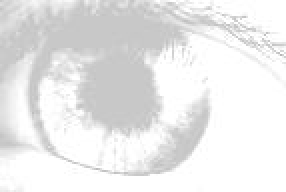
#> input picture Images/eye2.jpg, 143 x 96 px, found by its file name (shown 2 times larger)
$ python adaptive_thresh.py
#> lines starting #> are read from the running program, lines starting #| are printed output that depends on the picture; after the words box and inside, x2 and y2 are one past the last pixel; in counts of white or black regions, pixels touching at a corner belong together
# -*- coding: utf-8 -*-


import cv2
import matplotlib.pyplot as plt
import numpy as np

path="C:/Users/Danish/Desktop/DIVP/Images/eye2.jpg"
img = cv2.imread(path,0)
#> img is the input picture: shape (96, 143); min 182, max 255, mean 233.8


# applying different thresholding
# techniques on the input image
thresh1 = cv2.adaptiveThreshold(img, 255, cv2.ADAPTIVE_THRESH_MEAN_C,cv2.THRESH_BINARY, 19, 3)
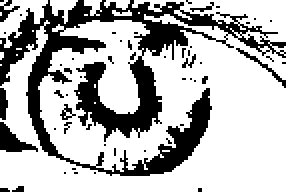
#> thresh1: shape (96, 143) (shown 2 times larger); 70.9% white; 54 black regions (47 under 20 px), largest, box (x1, y1, x2, y2) and area: (0, 0, 143, 88) 3494, (0, 61, 19, 76) 135, (118, 24, 143, 44) 59

thresh2 = cv2.adaptiveThreshold(img, 255, cv2.ADAPTIVE_THRESH_GAUSSIAN_C,cv2.THRESH_BINARY, 19, 3)
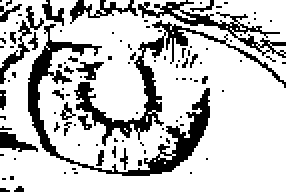
#> thresh2: shape (96, 143) (shown 2 times larger); 77.2% white; 106 black regions (91 under 20 px), largest, box (x1, y1, x2, y2) and area: (14, 12, 105, 88) 995, (37, 10, 143, 73) 765, (69, 0, 143, 29) 382

# the window showing output images
# with the corresponding thresholding
# techniques applied to the input image
cv2.imshow('Adaptive Mean', thresh1)
cv2.imshow('Adaptive Gaussian', thresh2)

# De-allocate any associated memory usage
if cv2.waitKey(0) & 0xff == 27:
#> (key Esc is pressed here)
    cv2.destroyAllWindows()
